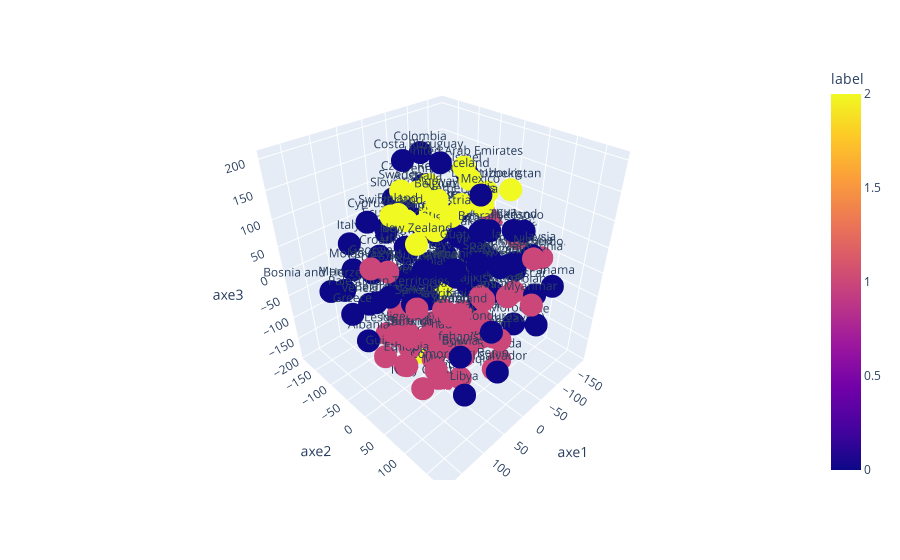

The notebook cell this image was saved under:
### Code cell
df_country = tsne('Country')
plot_cluster3D(df_country,'Country')

### Figure 1 — Plotly figure (JSON) as saved in the notebook; plotly's stock layout.template omitted (floating-point values rounded to 4 significant figures; data arrays with more than 128 entries replaced by an {"elided": "..."} marker saying what was removed)
{"data": [{"hovertemplate": "axe1=%{x}<br>axe2=%{y}<br>axe3=%{z}<br>Country=%{text}<br>label=%{marker.color}<extra></extra>", "legendgroup": "", "marker": {"color": {"elided": "145 int values"}, "coloraxis": "coloraxis", "symbol": "circle"}, "mode": "markers+text", "name": "", "scene": "scene", "showlegend": false, "text": {"elided": "145 str values"}, "type": "scatter3d", "x": {"elided": "145 float values"}, "y": {"elided": "145 float values"}, "z": {"elided": "145 float values"}}], "layout": {"coloraxis": {"colorbar": {"title": {"text": "label"}}, "colorscale": [[0, "#0d0887"], [0.1111, "#46039f"], [0.2222, "#7201a8"], [0.3333, "#9c179e"], [0.4444, "#bd3786"], [0.5556, "#d8576b"], [0.6667, "#ed7953"], [0.7778, "#fb9f3a"], [0.8889, "#fdca26"], [1, "#f0f921"]]}, "legend": {"tracegroupgap": 0}, "margin": {"t": 60}, "scene": {"domain": {"x": [0, 1], "y": [0, 1]}, "xaxis": {"title": {"text": "axe1"}}, "yaxis": {"title": {"text": "axe2"}}, "zaxis": {"title": {"text": "axe3"}}}}}
